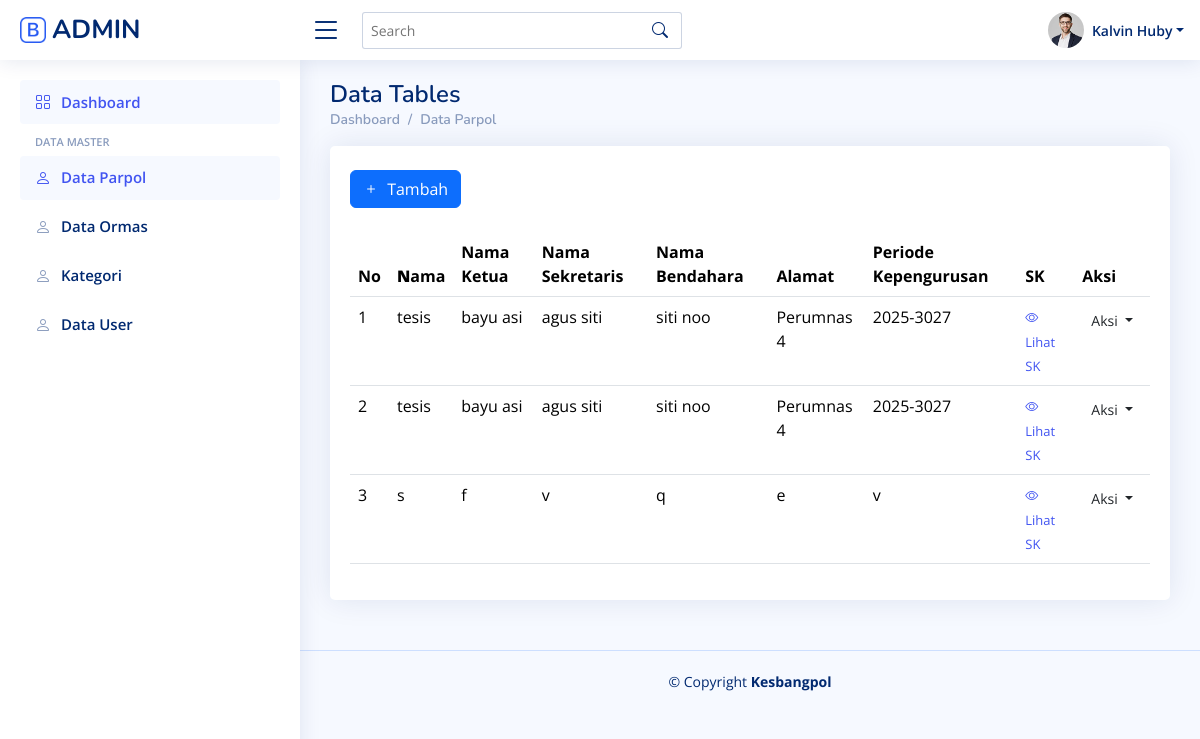
The page /admin/parpol/parpol.php (signed in) on the database as committed earlier.
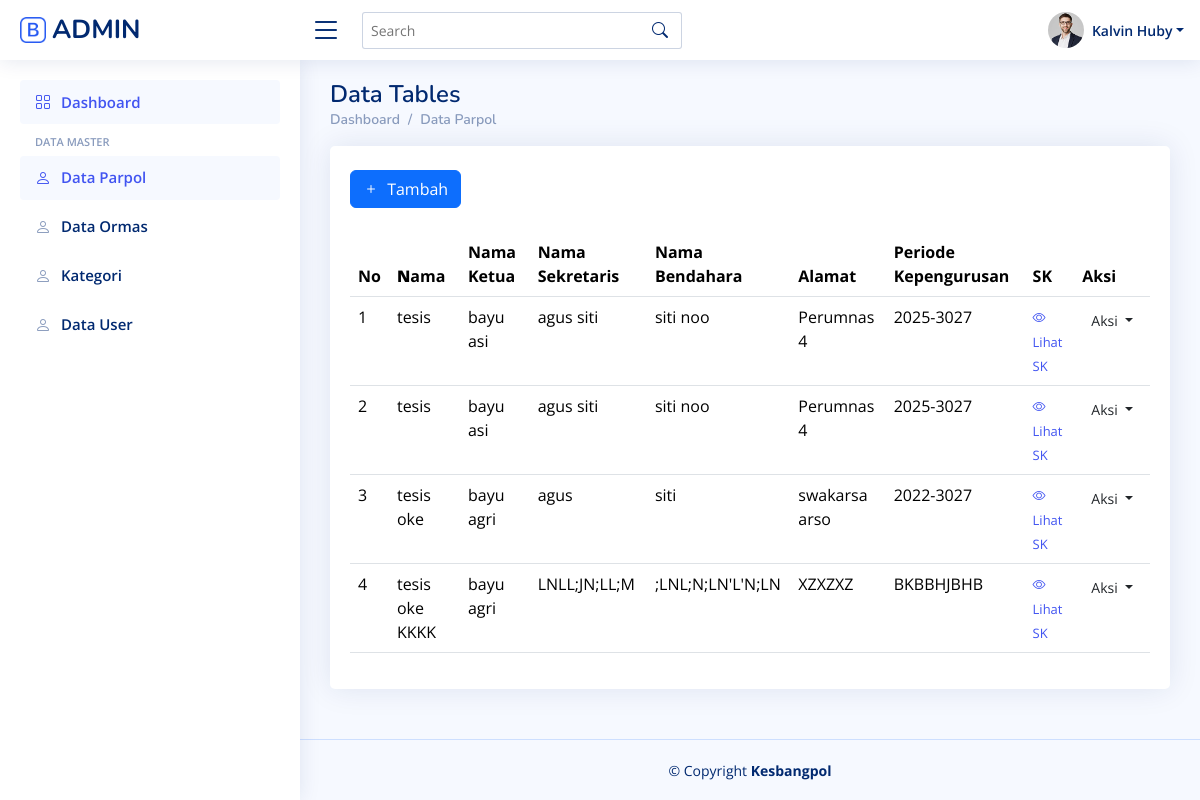
The same page on the database as committed later.
### tables this page shows
CREATE TABLE `tbl_parpol` (
  `id` int(11) NOT NULL,
  `nm_parpol` varchar(125) NOT NULL,
  `nm_ketua` varchar(125) NOT NULL,
  `nm_sekretaris` varchar(125) NOT NULL,
  `nm_bendahara` varchar(125) NOT NULL,
  `alamat` longtext NOT NULL,
  `periode_kepengurusan` varchar(50) NOT NULL
);

### admin/parpol/parpol.php (the view, shortened to what the changed rows need)
<?php
include '../../koneksi.php';
$query = "SELECT id,nm_parpol, nm_ketua, nm_sekretaris, nm_bendahara, alamat, periode_kepengurusan,sk FROM tbl_parpol";
$stmt = $pdo->prepare($query);
$stmt->execute();
$results = $stmt->fetchAll(PDO::FETCH_ASSOC);
?>
<!DOCTYPE html>
<html lang="en">
<head>
  <link href="../assets/vendor/bootstrap/css/bootstrap.min.css" rel="stylesheet">
  <link href="../assets/vendor/bootstrap-icons/bootstrap-icons.css" rel="stylesheet">
  <link href="../assets/vendor/boxicons/css/boxicons.min.css" rel="stylesheet">
  <link href="../assets/vendor/quill/quill.snow.css" rel="stylesheet">
  <link href="../assets/vendor/quill/quill.bubble.css" rel="stylesheet">
  <link href="../assets/vendor/remixicon/remixicon.css" rel="stylesheet">
  <link href="../assets/vendor/simple-datatables/style.css" rel="stylesheet">
  <link href="../assets/css/style.css" rel="stylesheet">
</head>
<body>
  <main id="main" class="main">
    <div class="pagetitle">
      <h1>Data Tables</h1>
    </div>
    <section class="section">
      <div class="row">
        <div class="col-lg-12">
          <div class="card">
            <div class="card-body">
              <table class="table datatable">
                <thead>
                  <tr>
                      <th>No</th>
                    <th>
                      <b>N</b>ama
                    </th>
                    <th>Nama Ketua</th>
                    <th>Nama Sekretaris</th>
                    <th>Nama Bendahara</th>
                    <th>Alamat</th>
                    <th>Periode Kepengurusan</th>
                    <th>SK</th>
                    <th>Aksi</th>
                  </tr>
                </thead>
                <tbody>
                <?php if (!empty($results)): ?>
                <?php $no = 1;  ?>
                <?php foreach ($results as $row): ?>
                  <tr>
                  <td><?= $no++ ?></td>
                        <td><?= htmlspecialchars($row['nm_parpol']) ?></td>
                        <td><?= htmlspecialchars($row['nm_ketua']) ?></td>
                        <td><?= htmlspecialchars($row['nm_sekretaris']) ?></td>
                        <td><?= htmlspecialchars($row['nm_bendahara']) ?></td>
                        <td><?= htmlspecialchars($row['alamat']) ?></td>
                        <td><?= htmlspecialchars($row['periode_kepengurusan']) ?></td>
                    <td scope="row">
    <a href="#" data-bs-toggle="modal" data-bs-target="#modalSk-<?php echo $row['id']; ?>" class="text-decoration-none " style="font-size: small;">
        <i class="bi bi-eye"></i> Lihat SK
    </a>
</td>
                        <td class="action-links">
                        <div class="dropdown">
  <button class="btn btn-sm btn-outline  dropdown-toggle" type="button" data-bs-toggle="dropdown" aria-expanded="false">
   Aksi
  </button>
</div>
                    </td>
                  </tr>
                  <?php endforeach; ?>
            <?php else: ?>
                <tr>
                    <td colspan="7">Tidak ada data tersedia.</td>
                </tr>
            <?php endif; ?>
                </tbody>
              </table>
            </div>
          </div>
        </div>
      </div>
    </section>
  </main>
</body>
</html>

Rows that differ between the two databases and show on the page:
removed tbl_parpol: nm_parpol "s", nm_ketua "f", nm_sekretaris "v", nm_bendahara "q", alamat "e", periode_kepengurusan "v"
added tbl_parpol: nm_parpol "tesis oke", nm_ketua "bayu agri", nm_sekretaris "agus", nm_bendahara "siti", alamat "swakarsa arso", periode_kepengurusan "2022-3027"
added tbl_parpol: nm_parpol "tesis oke KKKK", nm_ketua "bayu agri", nm_sekretaris "LNLL;JN;LL;M", nm_bendahara ";LNL;N;LN'L'N;LN", alamat "XZXZXZ", periode_kepengurusan "BKBBHJBHB"
